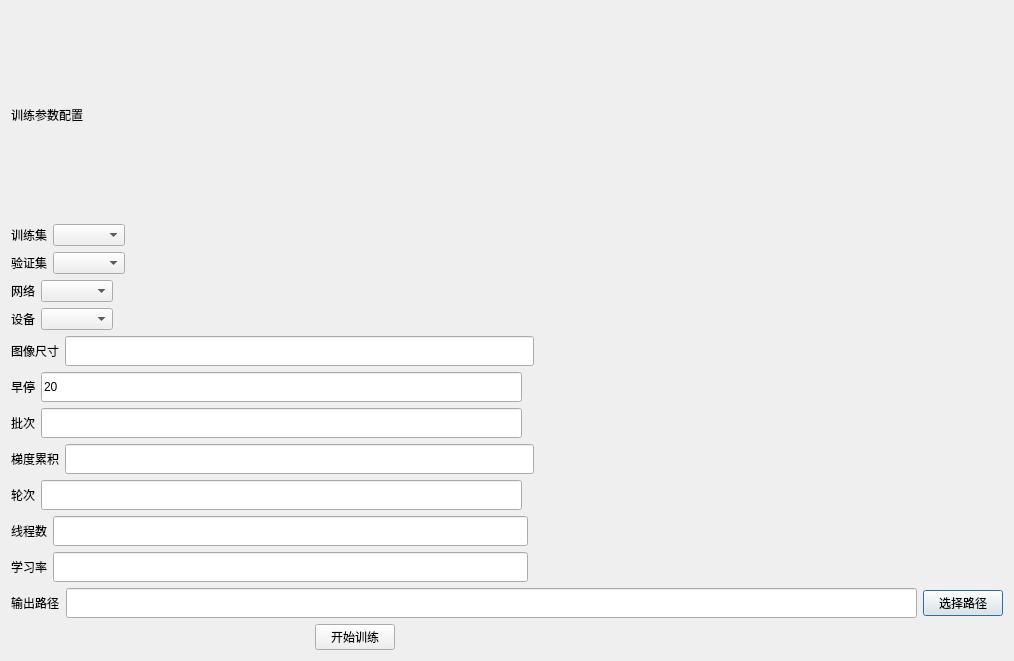
<?xml version='1.0' encoding='UTF-8'?>
<ui version="4.0">
  <class>DetectDialog</class>
  <widget class="QDialog" name="DetectDialog">
    <property name="geometry">
      <rect>
        <x>0</x>
        <y>0</y>
        <width>1014</width>
        <height>661</height>
      </rect>
    </property>
    <property name="windowTitle">
      <string>目标检测训练</string>
    </property>
    <layout class="QGridLayout" name="gridLayout">
      <item row="0" column="0">
        <layout class="QHBoxLayout" name="horizontalLayout_17">
          <item>
            <layout class="QVBoxLayout" name="verticalLayout">
              <item>
                <layout class="QHBoxLayout" name="horizontalLayout">
                  <item>
                    <widget class="QLabel" name="train_cfg_label">
                      <property name="text">
                        <string>训练参数配置</string>
                      </property>
                    </widget>
                  </item>
                  <item>
                    <spacer name="horizontalSpacer">
                      <property name="orientation">
                        <enum>Qt::Horizontal</enum>
                      </property>
                      <property name="sizeHint" stdset="0">
                        <size>
                          <width>40</width>
                          <height>20</height>
                        </size>
                      </property>
                    </spacer>
                  </item>
                </layout>
              </item>
              <item>
                <layout class="QHBoxLayout" name="horizontalLayout_2">
                  <item>
                    <widget class="QLabel" name="dataset_label">
                      <property name="text">
                        <string>训练集</string>
                      </property>
                    </widget>
                  </item>
                  <item>
                    <widget class="QComboBox" name="dataset_combo" />
                  </item>
                  <item>
                    <spacer name="horizontalSpacer_4">
                      <property name="orientation">
                        <enum>Qt::Horizontal</enum>
                      </property>
                      <property name="sizeHint" stdset="0">
                        <size>
                          <width>40</width>
                          <height>20</height>
                        </size>
                      </property>
                    </spacer>
                  </item>
                </layout>
              </item>
              <item>
                <layout class="QHBoxLayout" name="horizontalLayout_val">
                  <item>
                    <widget class="QLabel" name="val_label">
                      <property name="text">
                        <string>验证集</string>
                      </property>
                    </widget>
                  </item>
                  <item>
                    <widget class="QComboBox" name="val_combo" />
                  </item>
                  <item>
                    <spacer name="horizontalSpacer_val">
                      <property name="orientation">
                        <enum>Qt::Horizontal</enum>
                      </property>
                      <property name="sizeHint" stdset="0">
                        <size>
                          <width>40</width>
                          <height>20</height>
                        </size>
                      </property>
                    </spacer>
                  </item>
                </layout>
              </item>
              <item>
                <layout class="QHBoxLayout" name="horizontalLayout_3">
                  <item>
                    <widget class="QLabel" name="network_label">
                      <property name="text">
                        <string>网络</string>
                      </property>
                    </widget>
                  </item>
                  <item>
                    <widget class="QComboBox" name="network_combo" />
                  </item>
                  <item>
                    <spacer name="horizontalSpacer_5">
                      <property name="orientation">
                        <enum>Qt::Horizontal</enum>
                      </property>
                      <property name="sizeHint" stdset="0">
                        <size>
                          <width>40</width>
                          <height>20</height>
                        </size>
                      </property>
                    </spacer>
                  </item>
                </layout>
              </item>
              <item>
                <layout class="QHBoxLayout" name="horizontalLayout_4">
                  <item>
                    <widget class="QLabel" name="device_label">
                      <property name="text">
                        <string>设备</string>
                      </property>
                    </widget>
                  </item>
                  <item>
                    <widget class="QComboBox" name="device_combo" />
                  </item>
                  <item>
                    <spacer name="horizontalSpacer_6">
                      <property name="orientation">
                        <enum>Qt::Horizontal</enum>
                      </property>
                      <property name="sizeHint" stdset="0">
                        <size>
                          <width>40</width>
                          <height>20</height>
                        </size>
                      </property>
                    </spacer>
                  </item>
                </layout>
              </item>
              <item>
                <layout class="QHBoxLayout" name="horizontalLayout_19">
                  <item>
                    <widget class="QLabel" name="img_size_label">
                      <property name="text">
                        <string>图像尺寸</string>
                      </property>
                    </widget>
                  </item>
                  <item>
                    <widget class="QLineEdit" name="img_size_line_txt">
                      <property name="minimumSize">
                        <size>
                          <width>0</width>
                          <height>30</height>
                        </size>
                      </property>
                    </widget>
                  </item>
                  <item>
                    <spacer name="horizontalSpacer_12">
                      <property name="orientation">
                        <enum>Qt::Horizontal</enum>
                      </property>
                      <property name="sizeHint" stdset="0">
                        <size>
                          <width>40</width>
                          <height>20</height>
                        </size>
                      </property>
                    </spacer>
                  </item>
                </layout>
              </item>
              <item>
                <layout class="QHBoxLayout" name="horizontalLayout_23">
                  <item>
                    <widget class="QLabel" name="early_stop_label">
                      <property name="text">
                        <string>早停</string>
                      </property>
                    </widget>
                  </item>
                  <item>
                    <widget class="QLineEdit" name="early_stop_line_txt">
                      <property name="minimumSize">
                        <size>
                          <width>0</width>
                          <height>30</height>
                        </size>
                      </property>
                      <property name="text">
                        <string>20</string>
                      </property>
                    </widget>
                  </item>
                  <item>
                    <spacer name="horizontalSpacer_16">
                      <property name="orientation">
                        <enum>Qt::Horizontal</enum>
                      </property>
                      <property name="sizeHint" stdset="0">
                        <size>
                          <width>40</width>
                          <height>20</height>
                        </size>
                      </property>
                    </spacer>
                  </item>
                </layout>
              </item>
              <item>
                <layout class="QHBoxLayout" name="horizontalLayout_5">
                  <item>
                    <widget class="QLabel" name="batch_label">
                      <property name="text">
                        <string>批次</string>
                      </property>
                    </widget>
                  </item>
                  <item>
                    <widget class="QLineEdit" name="batch_size_line_txt">
                      <property name="minimumSize">
                        <size>
                          <width>0</width>
                          <height>30</height>
                        </size>
                      </property>
                    </widget>
                  </item>
                  <item>
                    <spacer name="horizontalSpacer_7">
                      <property name="orientation">
                        <enum>Qt::Horizontal</enum>
                      </property>
                      <property name="sizeHint" stdset="0">
                        <size>
                          <width>40</width>
                          <height>20</height>
                        </size>
                      </property>
                    </spacer>
                  </item>
                </layout>
              </item>
              <item>
                <layout class="QHBoxLayout" name="horizontalLayout_20">
                  <item>
                    <widget class="QLabel" name="grad_accum_label">
                      <property name="text">
                        <string>梯度累积</string>
                      </property>
                    </widget>
                  </item>
                  <item>
                    <widget class="QLineEdit" name="grad_accum_line_txt">
                      <property name="minimumSize">
                        <size>
                          <width>0</width>
                          <height>30</height>
                        </size>
                      </property>
                    </widget>
                  </item>
                  <item>
                    <spacer name="horizontalSpacer_13">
                      <property name="orientation">
                        <enum>Qt::Horizontal</enum>
                      </property>
                      <property name="sizeHint" stdset="0">
                        <size>
                          <width>40</width>
                          <height>20</height>
                        </size>
                      </property>
                    </spacer>
                  </item>
                </layout>
              </item>
              <item>
                <layout class="QHBoxLayout" name="horizontalLayout_18">
                  <item>
                    <widget class="QLabel" name="epoch_label">
                      <property name="text">
                        <string>轮次</string>
                      </property>
                    </widget>
                  </item>
                  <item>
                    <widget class="QLineEdit" name="epochs_line_txt">
                      <property name="minimumSize">
                        <size>
                          <width>0</width>
                          <height>30</height>
                        </size>
                      </property>
                    </widget>
                  </item>
                  <item>
                    <spacer name="horizontalSpacer_8">
                      <property name="orientation">
                        <enum>Qt::Horizontal</enum>
                      </property>
                      <property name="sizeHint" stdset="0">
                        <size>
                          <width>40</width>
                          <height>20</height>
                        </size>
                      </property>
                    </spacer>
                  </item>
                </layout>
              </item>
              <item>
                <layout class="QHBoxLayout" name="horizontalLayout_9">
                  <item>
                    <widget class="QLabel" name="loader_num_label">
                      <property name="text">
                        <string>线程数</string>
                      </property>
                    </widget>
                  </item>
                  <item>
                    <widget class="QLineEdit" name="batch_size_line_txt_2">
                      <property name="minimumSize">
                        <size>
                          <width>0</width>
                          <height>30</height>
                        </size>
                      </property>
                    </widget>
                  </item>
                  <item>
                    <spacer name="horizontalSpacer_9">
                      <property name="orientation">
                        <enum>Qt::Horizontal</enum>
                      </property>
                      <property name="sizeHint" stdset="0">
                        <size>
                          <width>40</width>
                          <height>20</height>
                        </size>
                      </property>
                    </spacer>
                  </item>
                </layout>
              </item>
              <item>
                <layout class="QHBoxLayout" name="horizontalLayout_6">
                  <item>
                    <widget class="QLabel" name="lr_label">
                      <property name="text">
                        <string>学习率</string>
                      </property>
                    </widget>
                  </item>
                  <item>
                    <widget class="QLineEdit" name="lr_line_txt">
                      <property name="minimumSize">
                        <size>
                          <width>0</width>
                          <height>30</height>
                        </size>
                      </property>
                    </widget>
                  </item>
                  <item>
                    <spacer name="horizontalSpacer_10">
                      <property name="orientation">
                        <enum>Qt::Horizontal</enum>
                      </property>
                      <property name="sizeHint" stdset="0">
                        <size>
                          <width>40</width>
                          <height>20</height>
                        </size>
                      </property>
                    </spacer>
                  </item>
                </layout>
              </item>
              <item>
                <layout class="QHBoxLayout" name="horizontalLayout_8">
                  <item>
                    <widget class="QLabel" name="output_label">
                      <property name="text">
                        <string>输出路径</string>
                      </property>
                    </widget>
                  </item>
                  <item>
                    <widget class="QLineEdit" name="output_line_txt">
                      <property name="minimumSize">
                        <size>
                          <width>0</width>
                          <height>30</height>
                        </size>
                      </property>
                      <property name="text">
                        <string />
                      </property>
                    </widget>
                  </item>
                  <item>
                    <widget class="QPushButton" name="select_output_path_btn">
                      <property name="text">
                        <string>选择路径</string>
                      </property>
                    </widget>
                  </item>
                </layout>
              </item>
            </layout>
          </item>
        </layout>
      </item>
      <item row="1" column="0">
        <layout class="QHBoxLayout" name="bottomActions">
          <item>
            <spacer name="horizontalSpacer_bottomLeft">
              <property name="orientation">
                <enum>Qt::Horizontal</enum>
              </property>
              <property name="sizeHint" stdset="0">
                <size>
                  <width>40</width>
                  <height>20</height>
                </size>
              </property>
            </spacer>
          </item>
          <item>
            <widget class="QPushButton" name="start_train">
              <property name="text">
                <string>开始训练</string>
              </property>
            </widget>
          </item>
          <item>
            <spacer name="horizontalSpacer_bottomMid">
              <property name="orientation">
                <enum>Qt::Horizontal</enum>
              </property>
              <property name="sizeHint" stdset="0">
                <size>
                  <width>40</width>
                  <height>20</height>
                </size>
              </property>
            </spacer>
          </item>
          <item>
            <spacer name="horizontalSpacer_bottomRight">
              <property name="orientation">
                <enum>Qt::Horizontal</enum>
              </property>
              <property name="sizeHint" stdset="0">
                <size>
                  <width>40</width>
                  <height>20</height>
                </size>
              </property>
            </spacer>
          </item>
        </layout>
      </item>
    </layout>
  </widget>
  <resources />
  <connections />
</ui>
